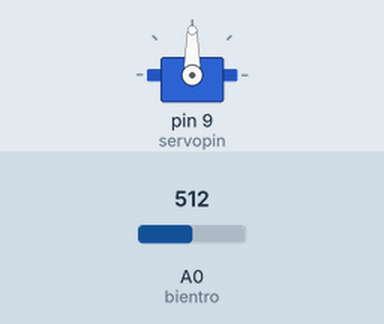
This sketch was run on a simulated Arduino Uno, built with avr-gcc and run on an emulated ATmega328P. Shown: servo. Inputs (shaded band) come from the test bench; at power-on: A0 (bientro) = 512.

Above: at 1.2 s.
1.3 s: A0 (bientro) set to 716
At 2.3 s:
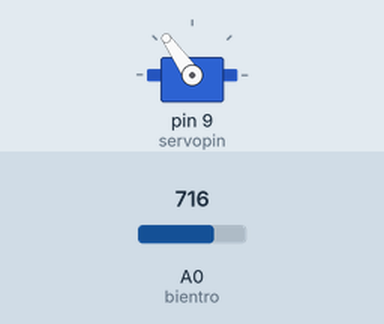
2.8 s: A0 (bientro) set to 900
At 3.4 s:
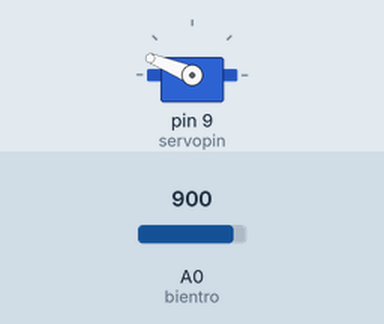
4.3 s: A0 (bientro) set to 1023
At 4.6 s:
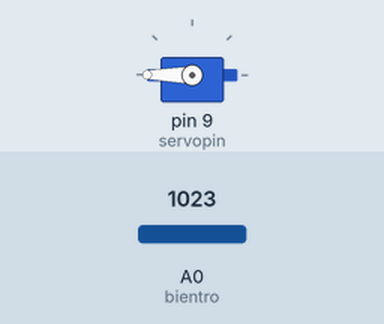
5.8 s: A0 (bientro) set to 306
At 6.9 s:
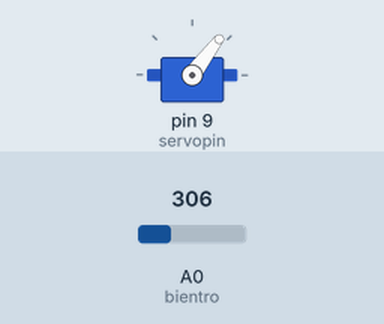
7.3 s: A0 (bientro) set to 122
At 8.1 s:
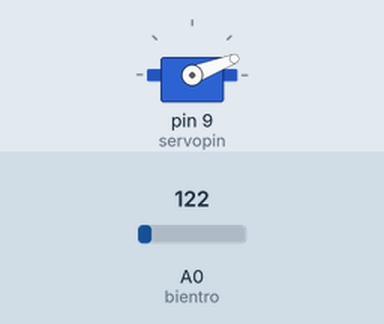
Timing chart, 0 to 9.8 s (numbered marks = the images above; inputs shaded):
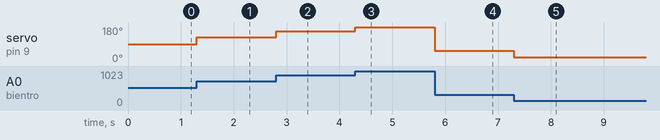

Measured:
- after the input at 1.3 s, servo on pin 9 (servopin): 90° → 125° at once
- after the input at 2.8 s, servo on pin 9 (servopin): 125° → 158° at once
- after the input at 4.3 s, servo on pin 9 (servopin): 158° → 180° at once
- after the input at 5.8 s, servo on pin 9 (servopin): 180° → 53° at once
- after the input at 7.3 s, servo on pin 9 (servopin): 53° → 21° at once

The sketch:

servotest.ino
```cpp
#include <Servo.h>
Servo myservo;
int bientro = A0;
int servopin = 9;
void setup() {
  // put your setup code here, to run once:
myservo.attach(servopin);
}

void loop() {
  // put your main code here, to run repeatedly:
int value = analogRead(bientro);
int pos = map(value,0,1023,0,180);
myservo.write(pos);
}
```
